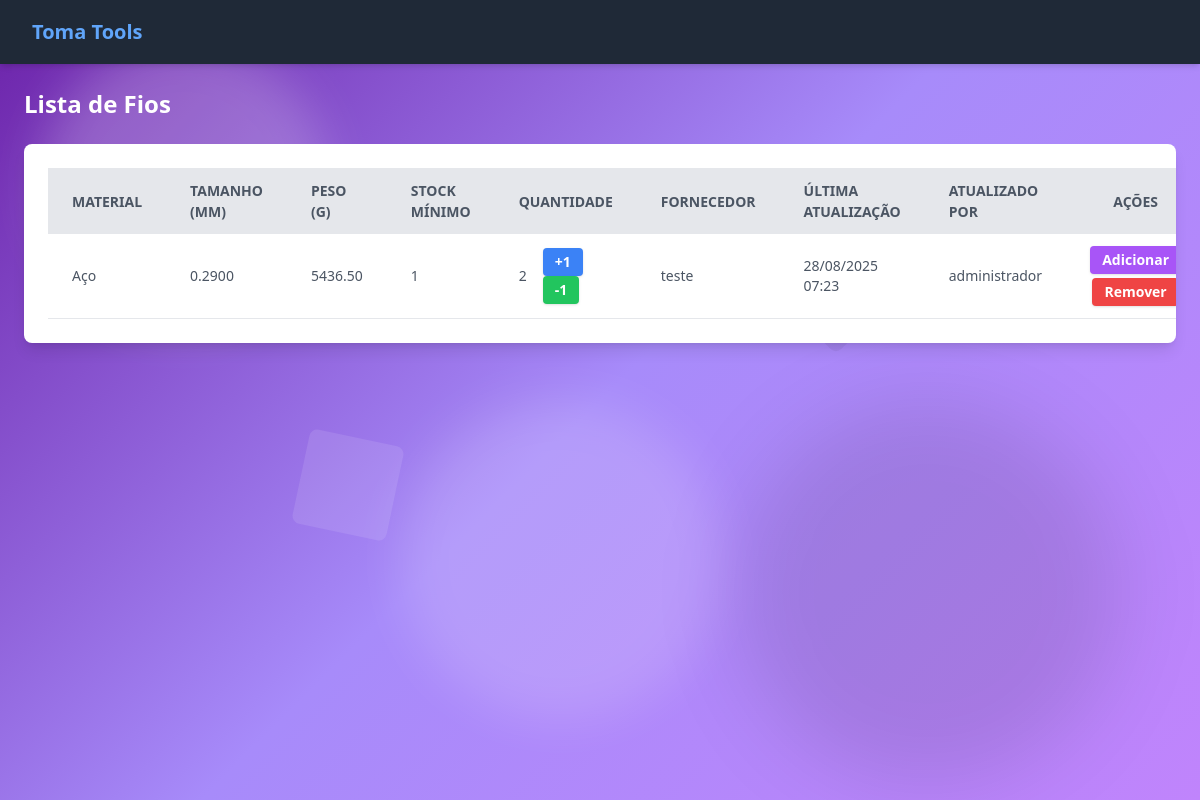
The app's page /listar_fios/, older data.
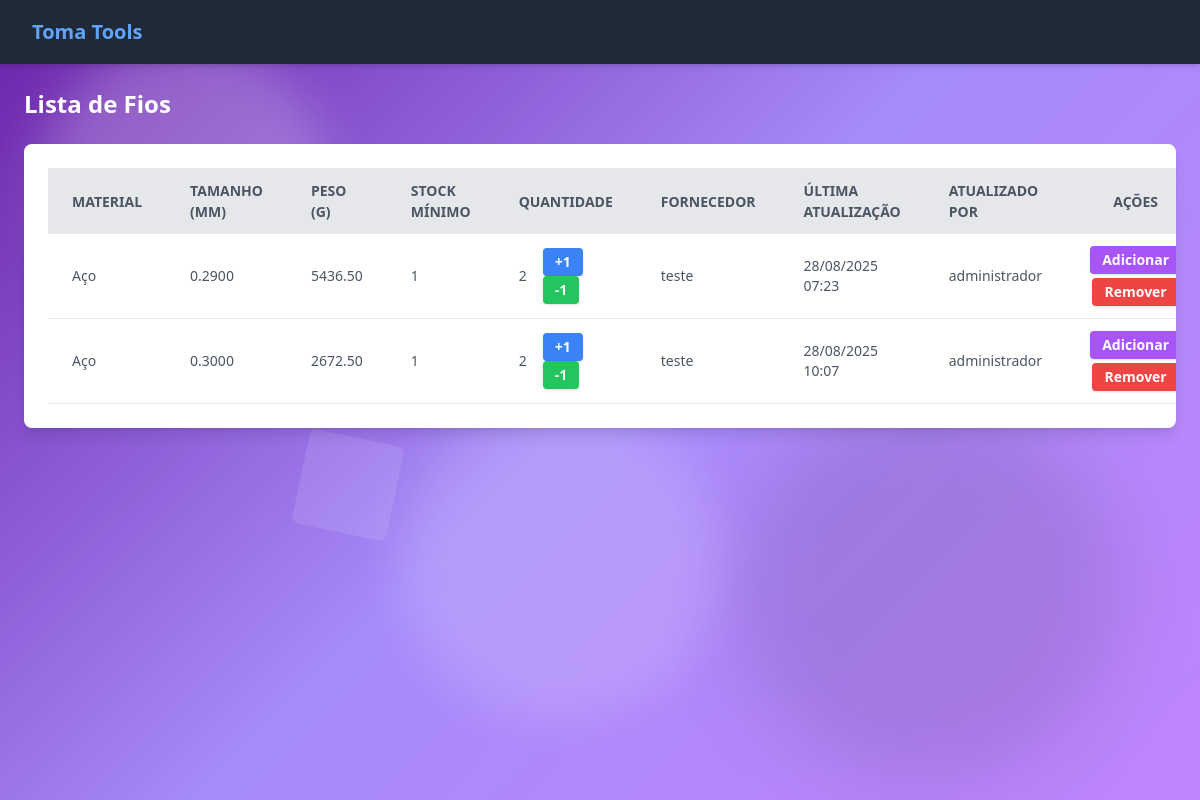
The same page, newer data.
### management/models.py (models this page shows, shortened)
class Fios(models.Model):
    material = [
        ('cobre', 'Cobre'),
        ('aco', 'Aço'),
    ]
    size = models.DecimalField(max_digits=10, decimal_places=4)
    weight = models.DecimalField(max_digits=10, decimal_places=2)
    quantity = models.IntegerField()
    material = models.CharField(max_length=20, choices=material, default='cobre')
    min_stock = models.IntegerField()
    fornecedor = models.ForeignKey(Fornecedor, on_delete=models.CASCADE, null=True, blank=True)
    date_added = models.DateTimeField(auto_now_add=True)
    updated_at = models.DateTimeField(auto_now=True)
    user = models.ForeignKey(User, on_delete=models.CASCADE, null=True, blank=True)

class Fornecedor(models.Model):
    nome = models.CharField(max_length=40)
    ref_fornecedor = models.CharField(max_length=14, blank=True, null=True)
    email = models.EmailField(blank=True, null=True)
    telefone = models.CharField(max_length=15, blank=True, null=True)

### management/views.py (the view, shortened to what this page needs)
# urls.py: path('listar_fios/', views.listar_fios, name='listar_fios'),
def listar_fios(request):
    fios = Fios.objects.all()
    fornecedor = Fornecedor.objects.all()
    return render(request, 'management/listar_fios.html', {'fios': fios, 'fornecedor': fornecedor})

### management/templates/management/listar_fios.html (shortened to what this page needs)
{% extends 'management/base.html' %}
{% load static %}
{% block content %}
<h1 class="text-2xl font-bold text-white mb-6">Lista de Fios</h1>
<div class="overflow-x-auto w-full max-w-7xl bg-white rounded-lg shadow-lg p-6">
    <table id="fiosTable" class="min-w-full table-auto">
        <thead>
            <tr class="bg-gray-200 text-gray-600 uppercase text-sm leading-normal">
                <th class="py-3 px-6 text-left">Material</th>
                <th class="py-3 px-6 text-left">Tamanho (mm)</th>
                <th class="py-3 px-6 text-left">Peso (g)</th>
                <th class="py-3 px-6 text-left">stock Mínimo</th>
                <th class="py-3 px-6 text-left">Quantidade</th>
                <th class="py-3 px-6 text-left">Fornecedor</th>
                <th class="py-3 px-6 text-left">Última Atualização</th>
                <th class="py-3 px-6 text-left">Atualizado por</th>
                <th class="py-3 px-6 text-center">Ações</th>
            </tr>
        </thead>
        <tbody class="text-gray-600 text-sm font-light">
            {% for fio in fios %}
            <tr class="border-b border-gray-200 hover:bg-gray-100">
                <td class="py-3 px-6 text-left">
                    {{ fio.get_material_display }}
                </td>
                <td class="py-3 px-6 text-left">
                    {{ fio.size }}
                </td>
                <td class="py-3 px-6 text-left">
                    {{ fio.weight }}
                </td>
                <td class="py-3 px-6 text-left">
                    {{ fio.min_stock }}
                </td>
                <td class="py-3 px-6 text-left">
                    <div class="flex items-center space-x-4">
                        <span class="font-medium">{{ fio.quantity }}</span>
                        <form method="POST" class="inline-block">
                            <button type="submit" name="increment" class="bg-blue-500 hover:bg-blue-600 text-white font-semibold px-3 py-1 rounded shadow">
                                +1
                            </button>
                            <button type="submit" name="decrement" class="bg-green-500 hover:bg-green-600 text-white font-semibold px-3 py-1 rounded shadow">
                                -1
                            </button>
                        </form>
                    </div>
                </td>
                <td class="py-3 px-6 text-left">
                    {{ fio.fornecedor.nome }}
                </td>
                <td class="py-3 px-6 text-left">
                    {{ fio.updated_at|date:"d/m/Y H:i" }}
                </td>
                <td class="py-3 px-6 text-left">
                    {{ fio.user.username }}
                </td>
                <td class="py-3 px-6 text-center">
                    <div class="flex flex-col items-center space-y-1">
                        <a href="{% url 'adicionar_fio' fio.id %}" class="bg-purple-500 hover:bg-purple-600 text-white font-semibold px-3 py-1 rounded shadow">
                            Adicionar
                        </a>
                        <a href="{% url 'remover_fio' fio.id %}" class="bg-red-500 hover:bg-red-600 text-white font-semibold px-3 py-1 rounded shadow">
                            Remover
                        </a>
                    </div>
                </td>
            </tr>
            {% empty %}
            <tr>
                <td colspan="10" class="py-3 px-6 text-center">Nenhum fio encontrado.</td>
            </tr>
            {% endfor %}
        </tbody>
    </table>
</div>
{% endblock %}

Row changes from the older to the newer data that the page shows:
added Fios: material "Aço", size "0.3000", weight "2672.50", min_stock "1", quantity "2", fornecedor.nome "teste", updated_at "28/08/2025 10:07", user.username "administrador"
